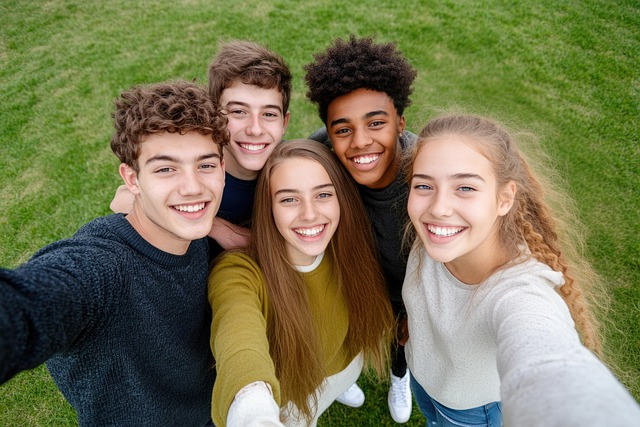
#> input picture 02_py_work/ch20/opencv/people.jpg, 640 x 427 px, given in place of idol_girl.png, which was not available
$ jupyter execute '강의_9기_AI응용_2차시_03_opencv_Toy_Project.ipynb'
#> lines starting #> are read from the running program, lines starting #| are printed output that depends on the picture; pictures that were not available may be replaced by others from this repository, and a replacement may not be noted
[cell 1]
import cv2
import numpy as np
import matplotlib.pyplot as plt
import os

path = '/content/drive/MyDrive/컴퓨터비전_응용/강의_9기_AI응용_2차시_opencv_기하학적 변환/idol_girl.png'

img = cv2.imread(path)
#> img is the input picture: shape (427, 640, 3); mean B, G, R 82.3, 116.5, 118.3
img = cv2.cvtColor(img, cv2.COLOR_BGR2RGB)

plt.imshow(img)
plt.show()

[cell 2]
img.shape
#> Out = (427, 640, 3)

[cell 3]
height, width = img.shape[:2]
#> height = 427; width = 640
print(height)
#| 427
print(width)
#| 640

[cell 4]
# 이미지에서 눈, 코 위치 확인
eye_left_x, eye_left_y = int(width * 0.435), int(height * 0.220)    # 왼쪽 눈
#> eye_left_x = 278; eye_left_y = 93
eye_right_x, eye_right_y = int(width * 0.535), int(height * 0.222)  # 오른쪽 눈
#> eye_right_x = 342; eye_right_y = 94
nose_x, nose_y = int(width * 0.480), int(height * 0.270)              # 코
#> nose_x = 307; nose_y = 115

# 원본 이미지 위에 좌표를 찍어서 확인
marked_img = img.copy()
cv2.circle(marked_img, (eye_left_x, eye_left_y), 5, (0, 255, 0), -1)    # 초록색 점
#> marked_img: shape (427, 640, 3); mean R, G, B 118.3, 116.6, 82.3
cv2.circle(marked_img, (eye_right_x, eye_right_y), 5, (0, 255, 0), -1)  # 초록색 점
#> marked_img: shape (427, 640, 3); mean R, G, B 118.2, 116.7, 82.3
cv2.circle(marked_img, (nose_x, nose_y), 5, (0, 0, 255), -1)            # 빨간색 점
#> marked_img: shape (427, 640, 3); mean R, G, B 118.2, 116.6, 82.3

plt.figure(figsize=(6, 6))
plt.imshow(cv2.cvtColor(marked_img, cv2.COLOR_BGR2RGB))
plt.show()
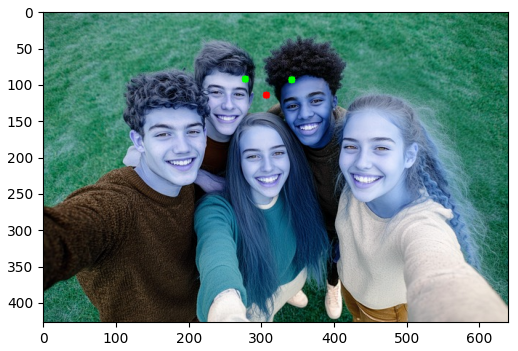
#> figure drawn by matplotlib, 1 panel; B, G, R data is drawn as R, G, B

[cell 5]
np.indices((2,3))
# 지정된 크기(2*3 행렬) 행 인덱스와 열 인덱스 배열을 생성
# 첫번째 행렬 (행 인덱스) >> y좌표 지도
# >> 각 칸의 세로 위치(몇번째 줄이냐)

# 두번째 행렬 (열 인덱스) >> x좌표 지도
# >> 각 칸의 가로 위치(몇번째 줄이냐)

[cell 6]
# 왜곡 정도를 다르게 하는 식
# 이동할 좌표 = 중심점 + (원래 거리 * 요인(factor))

반지름 = 100
강도 = 1.8

# 중심(distance=0)
요인_0 = (0 / 반지름)**강도
print(요인_0)   # 중심일 경우 요인 = 0

# 중심 근처(distance=1)
요인_1 = (1 / 반지름)**강도
print(요인_1)   # 중간일 경우 요인=0.00025118864315095795
# 중심 근처에 있으면 중심적 쪽으로 바짝 당겨진다.

# 가장자리(distance=100)
# >> 요인(factor) = 1
# >> 왜곡 0% (제자리에)
요인_100 = (100 / 반지름)**강도
print(요인_100)   # 가장자리일 경우 요인=1.0

# 중간(distance=50)
요인_50 = (50 / 반지름)**강도
print(요인_50)   # 중간일 경우 요인=0.287

[cell 7]
# [28 lines of commented-out code are left out]

[cell 8]
def plastic_filter(img, center_x, center_y, radius, strength):
#> called with center_x = 278, center_y = 93, radius = 7, strength = 1.2
    h, w = img.shape[:2]
#> h = 427; w = 640

    # 1. 원본 이미지 크기와 1:1로 매칭되는 빈 좌표 지도(map) 생성
    map_y, map_x = np.indices((h,w), dtype=np.float32)

    # 2. 지정된 중심점(예를 들어 눈)으로 부터 모든 픽셀까지 거리 (r) 구하기
    delta_x = map_x - center_x
    delta_y = map_y - center_y
    distance = np.sqrt(delta_x**2 + delta_y**2)

    # 3. 지정된 반지름(radius) 안에 들어오는 픽셀들만 골라내는 마스크 생성
    mask = (distance < radius)

    # 4. 수학적 왜곡 공식 적용
    # 거리에 따라 왜곡의 정도를 다르게 하는 식
    # 거리를 반지름 비율로 나눈 뒤, strength 제곱을 하여 픽셀을 밀거나 당길 강도를 정한다.
    factor = (distance / radius) ** strength

    # 5. 좌표 변형: 마스크 영역 내부의 픽셀 좌표 지도를 조작
    map_x[mask] = center_x + delta_x[mask] * factor[mask]
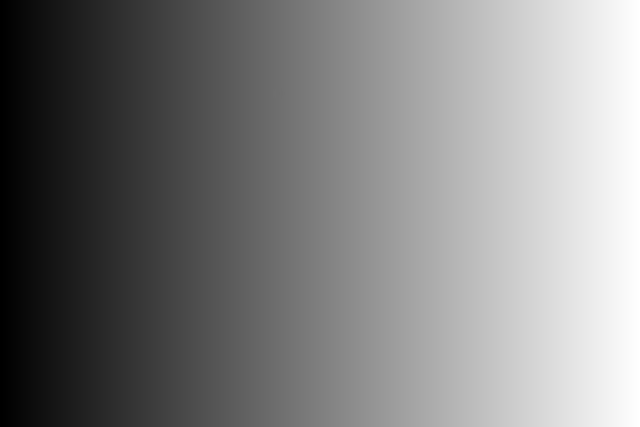
#> map_x: shape (427, 640) float32; min 0, max 639, mean 319.5; drawn with min black and max white
    # 변형 후 좌표 = 중심점 + 상대위치*강도
    # mask >> [y, x]
    map_y[mask] = center_y + delta_y[mask] * factor[mask]
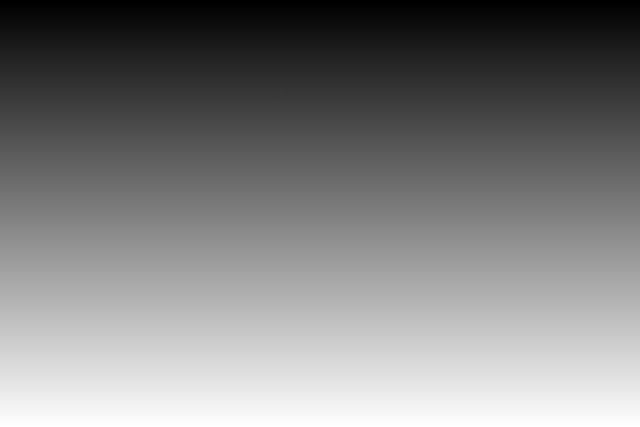
#> map_y: shape (427, 640) float32; min 0, max 426, mean 213; drawn with min black and max white

    # 6. 실제 왜곡을 적용 : 완성된 좌표 지도를 가지고 실제 픽셀들을 이동 시킨다.
    distorted_img = cv2.remap(img, map_x, map_y,
                            interpolation=cv2.INTER_LINEAR,     # 주변 픽셀들의 평균값 이용
                            borderMode=cv2.BORDER_REFLECT)     # 경계면이 자연스럽게 반사 (깨짐 방지)
    # cv2.remap()
    # 변형된 좌표 맵을 사용해서 새로운 이미지 생성
    # new_y, new_x = input(map_y[y,x], map_x[y,x])
    # 예)
    # map_x[0,0] = 10, map_y[0,0] = 5 >> 출력 [0, 0] = 입력 [5, 10]

    return distorted_img

[cell 9]
# 단계 1: 왼쪽 눈을 왕눈이로 만들어본다. (strength > 1 >> 확대)
step1 = plastic_filter(img, center_x = eye_left_x, center_y = eye_left_y, radius=7, strength=1.2)

# 단계 2: 변형된 이미지(step1) 받아서, 오른쪽 눈을 왕눈이로 만들어본다. (strength > 1 >> 확대)
step2 = plastic_filter(step1, center_x = eye_right_x, center_y = eye_right_y, radius=7, strength=1.2)

# 단계 3: 양쪽 눈이 커진 상태(step2)에서 코를 줄여본다. (strength < 1 >> 축소)
final_img = plastic_filter(step2, center_x = nose_x, center_y = nose_y, radius=7, strength=0.5)

[cell 10]
original_rgb = cv2.cvtColor(img, cv2.COLOR_BGR2RGB)
plastic_rgb = cv2.cvtColor(final_img, cv2.COLOR_BGR2RGB)

plt.figure(figsize=(12,6))

plt.subplot(1,2,1)
plt.imshow(original_rgb)
plt.title('[BEFORE] Original image')
plt.axis('off')

plt.subplot(1,2,2)
plt.imshow(plastic_rgb)
plt.title('[AFTER] Plastic image')
plt.axis('off')

plt.tight_layout()
plt.show()
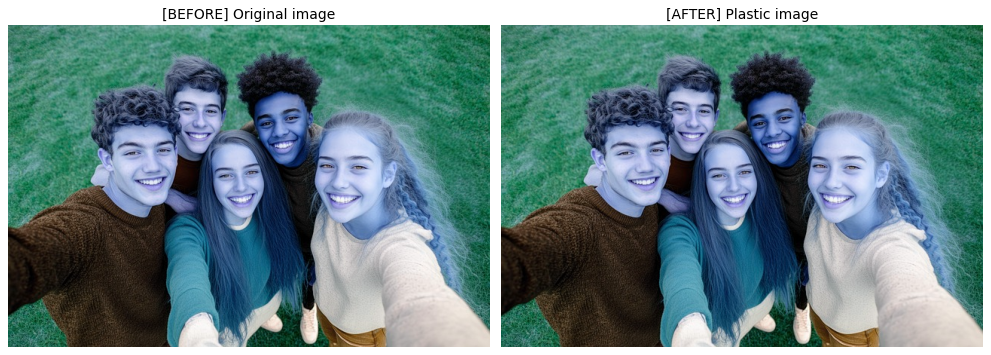
#> figure drawn by matplotlib, 2 panels; B, G, R data is drawn as R, G, B
